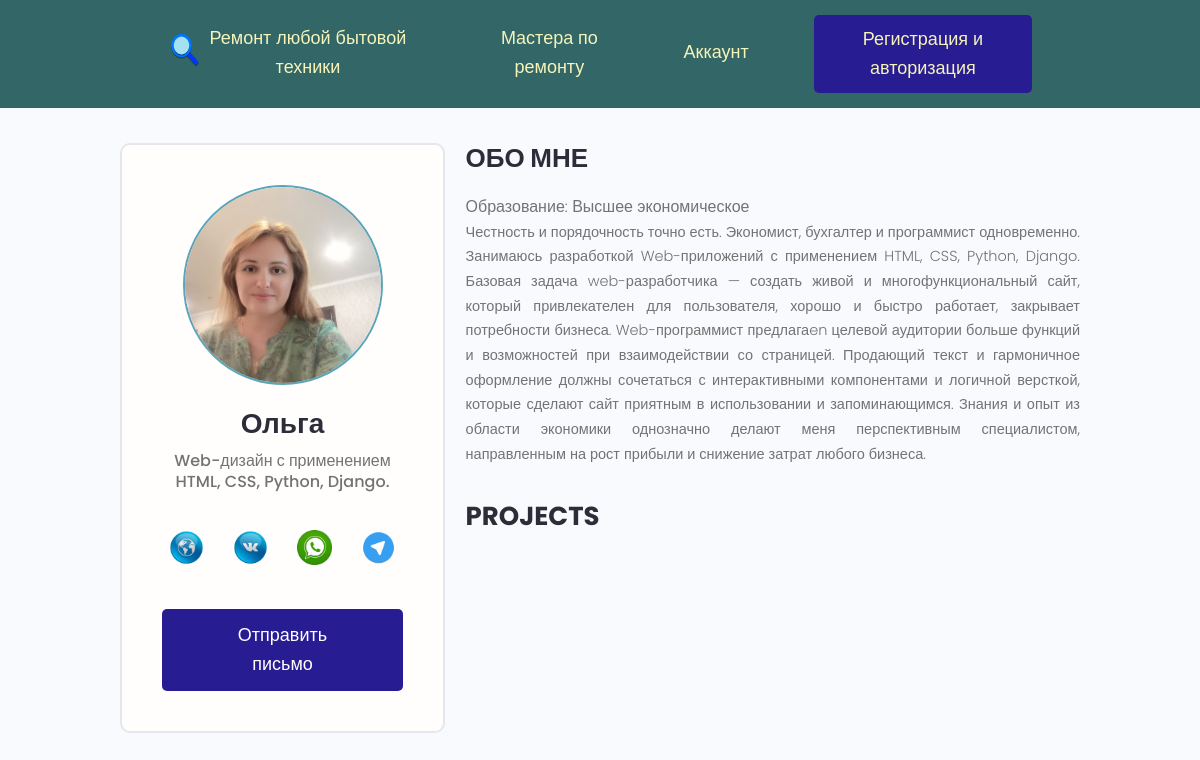
The page /engineers/file_engineer/2/ on the database as committed earlier.
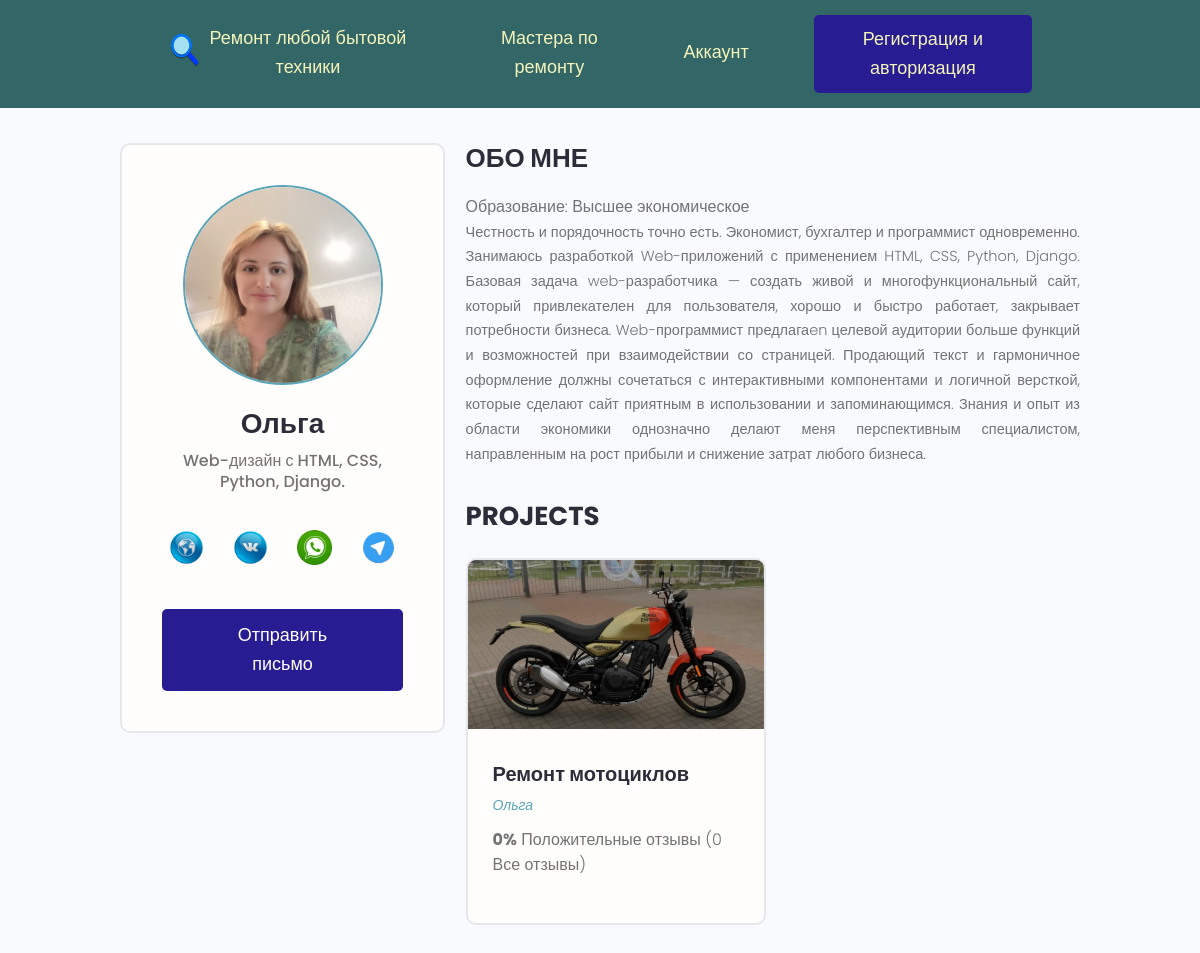
The same page on the database as committed later.
### engineers/models.py (models this page shows, shortened)
class Engineer(models.Model):
    engineer = models.OneToOneField(User, on_delete=models.CASCADE, blank=True, verbose_name="Мастер")
    name = models.CharField(max_length=200, blank=True, verbose_name="Имя")
    email = models.EmailField(max_length=200, blank=True, verbose_name="Email")
    username = models.CharField(max_length=200, blank=True, verbose_name="Username")
    i_info = models.TextField(max_length=100, blank=True, verbose_name="Кратко")
    all_info = models.TextField(blank=True, verbose_name="Информация")
    engineer_image = models.ImageField(upload_to="repairs/", default="repairs/engineer.jpeg", verbose_name="Фото")
    education = models.CharField(max_length=200, blank=True, verbose_name="Образование")
    price = models.FileField(upload_to="repairs/", default="repairs/price_repair_cleaner.jpeg", verbose_name="Цены")
    social_website = models.CharField(max_length=200, blank=True, verbose_name="Сайт")
    social_vkontakte = models.CharField(max_length=200, blank=True, verbose_name="Вконтакте")
    social_whatsapp = models.CharField(max_length=200, blank=True, verbose_name="WhatsApp")
    social_telegram = models.CharField(max_length=200, blank=True, verbose_name="Телеграм")
    created = models.DateTimeField(auto_now_add=True, verbose_name="Дата создания")

### rembyt/models.py (models this page shows, shortened)
class Repair(models.Model):
    owner = models.ForeignKey(Engineer, on_delete=models.SET_NULL, blank=True, null=True, verbose_name="Мастер")
    type_of_repair = models.CharField(max_length=200, verbose_name="Вид ремонта")
    description = models.TextField(blank=True, verbose_name="Описание")
    my_image = models.ImageField(default="resize_imag.jpg", upload_to='repairs/%Y/%m/%d', verbose_name="Фото")
    price_link = models.FileField(upload_to="repairs/", default="repairs/price_repair_cleaner.jpeg", verbose_name="Цены")
    vote_total = models.IntegerField(default=0, blank=True, verbose_name="Отзывов")
    vote_ratio = models.IntegerField(default=0, blank=True, verbose_name="Положительных отзывов")
    created = models.DateTimeField(auto_now_add=True, verbose_name="Дата")
    class Meta:
        ordering = ["-created"]

### engineers/views.py (the view)
# urls.py: path('file_engineer/<str:pk>/', views.file_engineer, name="file_engineer"),
def file_engineer(request, pk):
    engi = Engineer.objects.get(id=pk)
    context = {'engineer': engi}
    return render(request, 'engineers/file_engineer.html', context)

### engineers/templates/engineers/file_engineer.html
{% extends 'rembyt/base.html' %}
{% load static %}
{% block content %}
<main class="profile my-md">
    <div class="container">
        <div class="layout">
            <div class="column column--1of3">
                <div class="card text-center">
                    <div class="card__body dev">
                        <img class="avatar avatar--xl" src="{{ engineer.engineer_image.url }}"/>
                        <h2 class="dev__name">{{ engineer.name }}</h2>
                        <p class="dev__title">{{ engineer.i_info }}</p>
                        <ul class="dev__social">
                            {% if engineer.social_website %}
                            <li>
                                <a title="Website" href="{{ engineer.social_website }}" target="_blank"><i
                                        class="website"></i>
                                </a>
                            </li>
                            {% endif %}
                            {% if engineer.social_vkontakte %}
                            <li>
                                <a title="Vkontakte" href="{{ engineer.social_vkontakte }}" target="_blank"><i
                                        class="vkontakte"></i></a>
                            </li>
                            {% endif %}
                            {% if engineer.social_whatsapp %}
                            <li>
                                <a title="Whatsapp" href="{{ engineer.social_whatsapp }}" target="_blank"><i
                                        class="whatsapp"></i></a>
                            </li>
                            {% endif %}
                            {% if engineer.social_telegram %}
                            <li>
                                <a title="Telegram" href="{{ engineer.social_telegram }}" target="_blank"><i
                                        class="telegram"></i></a>
                            </li>
                            {% endif %}
                        </ul>
                        <a href="#" class="btn btn--sub btn--lg">Отправить письмо </a>
                    </div>
                </div>
            </div>
            <div class="column column--2of3">
                <div class="devInfo">
                    <h3 class="devInfo__title">Обо мне</h3>
                    <p class="dev__location">Образование: {{ engineer.education }}</p>
                    <p class="devInfo__about">
                        {{ engineer.all_info }}
                    </p>
                </div>
                <div class="devInfo">
                    <h3 class="devInfo__title">Projects</h3>
                    <div class="grid grid--two">
                        {% for repair in engineer.repair_set.all %}
                            <div class="column">
                                <div class="card project">
                                    <a href="{% url 'repair' repair.id %}" class="project">
                                        <img class="project__thumbnail" src="{{ repair.my_image.url }}"
                                             alt="project thumbnail"/>
                                        <div class="card__body">
                                            <h3 class="project__title">{{ repair.type_of_repair }}</h3>
                                            <p><a class="project__author" href="{% url 'file_engineer' repair.owner.id %}">{{repair.owner.name}}</a></p>
                                            <p class="project--rating">
                                                <span style="font-weight: bold;">{{ repair.vote_ratio}}%</span> Положительные отзывы
                                                ({{ repair.vote_total}} Все отзывы)
                                            </p>
                                        </div>
                                    </a>
                                </div>
                            </div>
                        {% endfor %}
                    </div>
                </div>
            </div>
        </div>
    </div>
</main>
{% endblock %}

Rows that differ between the two databases and show on the page:
changed Engineer "Ольга": i_info "Web-дизайн с применением HTML, CSS, Python, Django." → "Web-дизайн с HTML, CSS, Python, Django."
added Repair: my_image (picture), type_of_repair "Ремонт мотоциклов", owner.name "Ольга", vote_ratio "0", vote_total "0"
